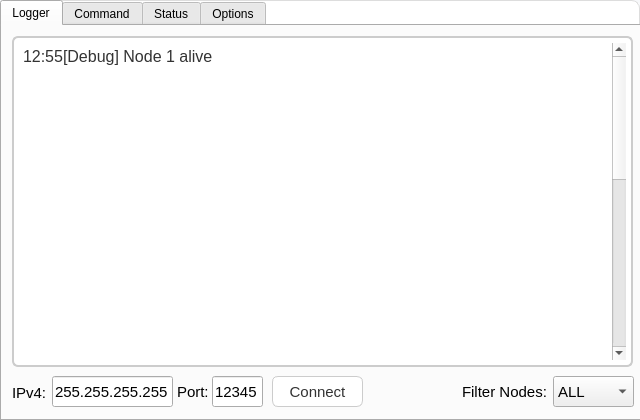
<?xml version="1.0" encoding="UTF-8"?>
<ui version="4.0">
 <class>MainWindow</class>
 <widget class="QMainWindow" name="MainWindow">
  <property name="geometry">
   <rect>
    <x>0</x>
    <y>0</y>
    <width>640</width>
    <height>420</height>
   </rect>
  </property>
  <property name="sizePolicy">
   <sizepolicy hsizetype="Fixed" vsizetype="Fixed">
    <horstretch>0</horstretch>
    <verstretch>0</verstretch>
   </sizepolicy>
  </property>
  <property name="minimumSize">
   <size>
    <width>640</width>
    <height>420</height>
   </size>
  </property>
  <property name="maximumSize">
   <size>
    <width>640</width>
    <height>420</height>
   </size>
  </property>
  <property name="windowTitle">
   <string>Diagnose tool</string>
  </property>
  <property name="styleSheet">
   <string notr="true">/* Light, professional MainWindow style */
QMainWindow {
    background-color: #f7f8fa;       /* very light gray background */
    border: 1px solid #e0e0e0;       /* subtle border around window */
    border-radius: 10px;              /* slightly rounded corners */
}

/* Optional: Central widget card effect */
QWidget#centralwidget {
    background-color: #ffffff;        /* white “card” inside the window */
    border: 1px solid #dddddd;        /* light border for central widget */
    border-radius: 8px;
    padding: 8px;                     /* inner spacing */
}

/* QPushButton style to match */
QPushButton {
    background-color: #ffffff;
    border: 1px solid #cccccc;
    border-radius: 6px;
    padding: 5px 12px;
    color: #333333;
    font-size: 11pt;
}

QPushButton:hover {
    background-color: #e6f0ff;        /* subtle hover effect */
    border-color: #99c2ff;
}

QPushButton:pressed {
    background-color: #cce0ff;        /* pressed effect */
}</string>
  </property>
  <property name="unifiedTitleAndToolBarOnMac">
   <bool>false</bool>
  </property>
  <widget class="QWidget" name="centralwidget">
   <property name="contextMenuPolicy">
    <enum>Qt::ContextMenuPolicy::NoContextMenu</enum>
   </property>
   <widget class="QTabWidget" name="tabWidget">
    <property name="geometry">
     <rect>
      <x>0</x>
      <y>0</y>
      <width>651</width>
      <height>421</height>
     </rect>
    </property>
    <property name="tabShape">
     <enum>QTabWidget::TabShape::Rounded</enum>
    </property>
    <property name="currentIndex">
     <number>0</number>
    </property>
    <widget class="QWidget" name="logger_tab">
     <attribute name="title">
      <string>Logger</string>
     </attribute>
     <widget class="QTextEdit" name="loggingTextBox">
      <property name="geometry">
       <rect>
        <x>10</x>
        <y>10</y>
        <width>621</width>
        <height>331</height>
       </rect>
      </property>
      <property name="styleSheet">
       <string notr="true">/* Light, professional log/output box style */
QTextEdit, QPlainTextEdit {
    /* Background &amp; text */
    background-color: #ffffff;       /* white background */
    color: #333333;                  /* dark gray text */
    font-family: Arial, Helvetica, sans-serif;
    font-size: 11pt;

    /* Border styling */
    border: 1.5px solid #cccccc;     /* light gray border */
    border-radius: 6px;

    /* Inner padding */
    padding: 5px;

    /* Text selection colors */
    selection-background-color: #cce4ff;
    selection-color: #000000;
}</string>
      </property>
      <property name="readOnly">
       <bool>true</bool>
      </property>
      <property name="html">
       <string>&lt;!DOCTYPE HTML PUBLIC &quot;-//W3C//DTD HTML 4.0//EN&quot; &quot;http://www.w3.org/TR/REC-html40/strict.dtd&quot;&gt;
&lt;html&gt;&lt;head&gt;&lt;meta name=&quot;qrichtext&quot; content=&quot;1&quot; /&gt;&lt;meta charset=&quot;utf-8&quot; /&gt;&lt;style type=&quot;text/css&quot;&gt;
p, li { white-space: pre-wrap; }
hr { height: 1px; border-width: 0; }
li.unchecked::marker { content: &quot;\2610&quot;; }
li.checked::marker { content: &quot;\2612&quot;; }
&lt;/style&gt;&lt;/head&gt;&lt;body style=&quot; font-family:'Arial','Helvetica','sans-serif'; font-size:11pt; font-weight:400; font-style:normal;&quot;&gt;
&lt;p style=&quot; margin-top:0px; margin-bottom:0px; margin-left:0px; margin-right:0px; -qt-block-indent:0; text-indent:0px;&quot;&gt;&lt;span style=&quot; font-family:'Consolas','monospace'; font-size:12pt;&quot;&gt;12:55[Debug] Node 1 alive&lt;/span&gt;&lt;/p&gt;
&lt;p style=&quot;-qt-paragraph-type:empty; margin-top:0px; margin-bottom:0px; margin-left:0px; margin-right:0px; -qt-block-indent:0; text-indent:0px; font-family:'Consolas','monospace'; font-size:12pt;&quot;&gt;&lt;br /&gt;&lt;/p&gt;
&lt;p style=&quot;-qt-paragraph-type:empty; margin-top:0px; margin-bottom:0px; margin-left:0px; margin-right:0px; -qt-block-indent:0; text-indent:0px; font-family:'Consolas','monospace'; font-size:12pt;&quot;&gt;&lt;br /&gt;&lt;/p&gt;
&lt;p style=&quot;-qt-paragraph-type:empty; margin-top:0px; margin-bottom:0px; margin-left:0px; margin-right:0px; -qt-block-indent:0; text-indent:0px; font-family:'Consolas','monospace'; font-size:12pt;&quot;&gt;&lt;br /&gt;&lt;/p&gt;
&lt;p style=&quot;-qt-paragraph-type:empty; margin-top:0px; margin-bottom:0px; margin-left:0px; margin-right:0px; -qt-block-indent:0; text-indent:0px; font-family:'Consolas','monospace'; font-size:12pt;&quot;&gt;&lt;br /&gt;&lt;/p&gt;
&lt;p style=&quot;-qt-paragraph-type:empty; margin-top:0px; margin-bottom:0px; margin-left:0px; margin-right:0px; -qt-block-indent:0; text-indent:0px; font-family:'Consolas','monospace'; font-size:12pt;&quot;&gt;&lt;br /&gt;&lt;/p&gt;
&lt;p style=&quot;-qt-paragraph-type:empty; margin-top:0px; margin-bottom:0px; margin-left:0px; margin-right:0px; -qt-block-indent:0; text-indent:0px; font-family:'Consolas','monospace'; font-size:12pt;&quot;&gt;&lt;br /&gt;&lt;/p&gt;
&lt;p style=&quot;-qt-paragraph-type:empty; margin-top:0px; margin-bottom:0px; margin-left:0px; margin-right:0px; -qt-block-indent:0; text-indent:0px; font-family:'Consolas','monospace'; font-size:12pt;&quot;&gt;&lt;br /&gt;&lt;/p&gt;
&lt;p style=&quot;-qt-paragraph-type:empty; margin-top:0px; margin-bottom:0px; margin-left:0px; margin-right:0px; -qt-block-indent:0; text-indent:0px; font-family:'Consolas','monospace'; font-size:12pt;&quot;&gt;&lt;br /&gt;&lt;/p&gt;
&lt;p style=&quot;-qt-paragraph-type:empty; margin-top:0px; margin-bottom:0px; margin-left:0px; margin-right:0px; -qt-block-indent:0; text-indent:0px; font-family:'Consolas','monospace'; font-size:12pt;&quot;&gt;&lt;br /&gt;&lt;/p&gt;
&lt;p style=&quot;-qt-paragraph-type:empty; margin-top:0px; margin-bottom:0px; margin-left:0px; margin-right:0px; -qt-block-indent:0; text-indent:0px; font-family:'Consolas','monospace'; font-size:12pt;&quot;&gt;&lt;br /&gt;&lt;/p&gt;
&lt;p style=&quot;-qt-paragraph-type:empty; margin-top:0px; margin-bottom:0px; margin-left:0px; margin-right:0px; -qt-block-indent:0; text-indent:0px; font-family:'Consolas','monospace'; font-size:12pt;&quot;&gt;&lt;br /&gt;&lt;/p&gt;
&lt;p style=&quot;-qt-paragraph-type:empty; margin-top:0px; margin-bottom:0px; margin-left:0px; margin-right:0px; -qt-block-indent:0; text-indent:0px; font-family:'Consolas','monospace'; font-size:12pt;&quot;&gt;&lt;br /&gt;&lt;/p&gt;
&lt;p style=&quot;-qt-paragraph-type:empty; margin-top:0px; margin-bottom:0px; margin-left:0px; margin-right:0px; -qt-block-indent:0; text-indent:0px; font-family:'Consolas','monospace'; font-size:12pt;&quot;&gt;&lt;br /&gt;&lt;/p&gt;
&lt;p style=&quot;-qt-paragraph-type:empty; margin-top:0px; margin-bottom:0px; margin-left:0px; margin-right:0px; -qt-block-indent:0; text-indent:0px; font-family:'Consolas','monospace'; font-size:12pt;&quot;&gt;&lt;br /&gt;&lt;/p&gt;
&lt;p style=&quot;-qt-paragraph-type:empty; margin-top:0px; margin-bottom:0px; margin-left:0px; margin-right:0px; -qt-block-indent:0; text-indent:0px; font-family:'Consolas','monospace'; font-size:12pt;&quot;&gt;&lt;br /&gt;&lt;/p&gt;
&lt;p style=&quot;-qt-paragraph-type:empty; margin-top:0px; margin-bottom:0px; margin-left:0px; margin-right:0px; -qt-block-indent:0; text-indent:0px; font-family:'Consolas','monospace'; font-size:12pt;&quot;&gt;&lt;br /&gt;&lt;/p&gt;
&lt;p style=&quot;-qt-paragraph-type:empty; margin-top:0px; margin-bottom:0px; margin-left:0px; margin-right:0px; -qt-block-indent:0; text-indent:0px; font-family:'Consolas','monospace'; font-size:12pt;&quot;&gt;&lt;br /&gt;&lt;/p&gt;
&lt;p style=&quot;-qt-paragraph-type:empty; margin-top:0px; margin-bottom:0px; margin-left:0px; margin-right:0px; -qt-block-indent:0; text-indent:0px; font-family:'Consolas','monospace'; font-size:12pt;&quot;&gt;&lt;br /&gt;&lt;/p&gt;
&lt;p style=&quot;-qt-paragraph-type:empty; margin-top:0px; margin-bottom:0px; margin-left:0px; margin-right:0px; -qt-block-indent:0; text-indent:0px; font-family:'Consolas','monospace'; font-size:12pt;&quot;&gt;&lt;br /&gt;&lt;/p&gt;
&lt;p style=&quot;-qt-paragraph-type:empty; margin-top:0px; margin-bottom:0px; margin-left:0px; margin-right:0px; -qt-block-indent:0; text-indent:0px; font-family:'Consolas','monospace'; font-size:12pt;&quot;&gt;&lt;br /&gt;&lt;/p&gt;
&lt;p style=&quot;-qt-paragraph-type:empty; margin-top:0px; margin-bottom:0px; margin-left:0px; margin-right:0px; -qt-block-indent:0; text-indent:0px; font-family:'Consolas','monospace'; font-size:12pt;&quot;&gt;&lt;br /&gt;&lt;/p&gt;
&lt;p style=&quot;-qt-paragraph-type:empty; margin-top:0px; margin-bottom:0px; margin-left:0px; margin-right:0px; -qt-block-indent:0; text-indent:0px; font-family:'Consolas','monospace'; font-size:12pt;&quot;&gt;&lt;br /&gt;&lt;/p&gt;
&lt;p style=&quot;-qt-paragraph-type:empty; margin-top:0px; margin-bottom:0px; margin-left:0px; margin-right:0px; -qt-block-indent:0; text-indent:0px; font-family:'Consolas','monospace'; font-size:12pt;&quot;&gt;&lt;br /&gt;&lt;/p&gt;
&lt;p style=&quot;-qt-paragraph-type:empty; margin-top:0px; margin-bottom:0px; margin-left:0px; margin-right:0px; -qt-block-indent:0; text-indent:0px; font-family:'Consolas','monospace'; font-size:12pt;&quot;&gt;&lt;br /&gt;&lt;/p&gt;
&lt;p style=&quot;-qt-paragraph-type:empty; margin-top:0px; margin-bottom:0px; margin-left:0px; margin-right:0px; -qt-block-indent:0; text-indent:0px; font-family:'Consolas','monospace'; font-size:12pt;&quot;&gt;&lt;br /&gt;&lt;/p&gt;
&lt;p style=&quot;-qt-paragraph-type:empty; margin-top:0px; margin-bottom:0px; margin-left:0px; margin-right:0px; -qt-block-indent:0; text-indent:0px; font-family:'Consolas','monospace'; font-size:12pt;&quot;&gt;&lt;br /&gt;&lt;/p&gt;
&lt;p style=&quot;-qt-paragraph-type:empty; margin-top:0px; margin-bottom:0px; margin-left:0px; margin-right:0px; -qt-block-indent:0; text-indent:0px; font-family:'Consolas','monospace'; font-size:12pt;&quot;&gt;&lt;br /&gt;&lt;/p&gt;
&lt;p style=&quot;-qt-paragraph-type:empty; margin-top:0px; margin-bottom:0px; margin-left:0px; margin-right:0px; -qt-block-indent:0; text-indent:0px; font-family:'Consolas','monospace'; font-size:12pt;&quot;&gt;&lt;br /&gt;&lt;/p&gt;
&lt;p style=&quot;-qt-paragraph-type:empty; margin-top:0px; margin-bottom:0px; margin-left:0px; margin-right:0px; -qt-block-indent:0; text-indent:0px; font-family:'Consolas','monospace'; font-size:12pt;&quot;&gt;&lt;br /&gt;&lt;/p&gt;
&lt;p style=&quot;-qt-paragraph-type:empty; margin-top:0px; margin-bottom:0px; margin-left:0px; margin-right:0px; -qt-block-indent:0; text-indent:0px; font-family:'Consolas','monospace'; font-size:12pt;&quot;&gt;&lt;br /&gt;&lt;/p&gt;
&lt;p style=&quot;-qt-paragraph-type:empty; margin-top:0px; margin-bottom:0px; margin-left:0px; margin-right:0px; -qt-block-indent:0; text-indent:0px; font-family:'Consolas','monospace'; font-size:12pt;&quot;&gt;&lt;br /&gt;&lt;/p&gt;
&lt;p style=&quot;-qt-paragraph-type:empty; margin-top:0px; margin-bottom:0px; margin-left:0px; margin-right:0px; -qt-block-indent:0; text-indent:0px; font-family:'Consolas','monospace'; font-size:12pt;&quot;&gt;&lt;br /&gt;&lt;/p&gt;
&lt;p style=&quot;-qt-paragraph-type:empty; margin-top:0px; margin-bottom:0px; margin-left:0px; margin-right:0px; -qt-block-indent:0; text-indent:0px; font-family:'Consolas','monospace'; font-size:12pt;&quot;&gt;&lt;br /&gt;&lt;/p&gt;
&lt;p style=&quot;-qt-paragraph-type:empty; margin-top:0px; margin-bottom:0px; margin-left:0px; margin-right:0px; -qt-block-indent:0; text-indent:0px; font-family:'Consolas','monospace'; font-size:12pt;&quot;&gt;&lt;br /&gt;&lt;/p&gt;
&lt;p style=&quot;-qt-paragraph-type:empty; margin-top:0px; margin-bottom:0px; margin-left:0px; margin-right:0px; -qt-block-indent:0; text-indent:0px; font-family:'Consolas','monospace'; font-size:12pt;&quot;&gt;&lt;br /&gt;&lt;/p&gt;
&lt;p style=&quot;-qt-paragraph-type:empty; margin-top:0px; margin-bottom:0px; margin-left:0px; margin-right:0px; -qt-block-indent:0; text-indent:0px; font-family:'Consolas','monospace'; font-size:12pt;&quot;&gt;&lt;br /&gt;&lt;/p&gt;
&lt;p style=&quot;-qt-paragraph-type:empty; margin-top:0px; margin-bottom:0px; margin-left:0px; margin-right:0px; -qt-block-indent:0; text-indent:0px; font-family:'Consolas','monospace'; font-size:12pt;&quot;&gt;&lt;br /&gt;&lt;/p&gt;
&lt;p style=&quot;-qt-paragraph-type:empty; margin-top:0px; margin-bottom:0px; margin-left:0px; margin-right:0px; -qt-block-indent:0; text-indent:0px; font-family:'Consolas','monospace'; font-size:12pt;&quot;&gt;&lt;br /&gt;&lt;/p&gt;&lt;/body&gt;&lt;/html&gt;</string>
      </property>
     </widget>
     <widget class="QLabel" name="label_3">
      <property name="geometry">
       <rect>
        <x>175</x>
        <y>350</y>
        <width>41</width>
        <height>31</height>
       </rect>
      </property>
      <property name="font">
       <font>
        <pointsize>11</pointsize>
       </font>
      </property>
      <property name="text">
       <string>Port:</string>
      </property>
     </widget>
     <widget class="QPushButton" name="connectSocketButton">
      <property name="enabled">
       <bool>true</bool>
      </property>
      <property name="geometry">
       <rect>
        <x>270</x>
        <y>350</y>
        <width>91</width>
        <height>31</height>
       </rect>
      </property>
      <property name="font">
       <font>
        <pointsize>11</pointsize>
        <italic>false</italic>
        <bold>false</bold>
        <kerning>true</kerning>
       </font>
      </property>
      <property name="text">
       <string>Connect</string>
      </property>
     </widget>
     <widget class="QLineEdit" name="portLineEdit">
      <property name="geometry">
       <rect>
        <x>210</x>
        <y>350</y>
        <width>51</width>
        <height>31</height>
       </rect>
      </property>
      <property name="font">
       <font>
        <pointsize>11</pointsize>
       </font>
      </property>
      <property name="text">
       <string>12345</string>
      </property>
     </widget>
     <widget class="QLineEdit" name="ipLineEdit">
      <property name="geometry">
       <rect>
        <x>50</x>
        <y>350</y>
        <width>121</width>
        <height>31</height>
       </rect>
      </property>
      <property name="font">
       <font>
        <pointsize>11</pointsize>
       </font>
      </property>
      <property name="text">
       <string>255.255.255.255</string>
      </property>
     </widget>
     <widget class="QLabel" name="label_4">
      <property name="geometry">
       <rect>
        <x>10</x>
        <y>351</y>
        <width>41</width>
        <height>31</height>
       </rect>
      </property>
      <property name="font">
       <font>
        <pointsize>11</pointsize>
       </font>
      </property>
      <property name="text">
       <string>IPv4:</string>
      </property>
     </widget>
     <widget class="QLabel" name="label_2">
      <property name="geometry">
       <rect>
        <x>460</x>
        <y>350</y>
        <width>91</width>
        <height>31</height>
       </rect>
      </property>
      <property name="font">
       <font>
        <pointsize>11</pointsize>
       </font>
      </property>
      <property name="text">
       <string>Filter Nodes:</string>
      </property>
     </widget>
     <widget class="QComboBox" name="comboBox">
      <property name="geometry">
       <rect>
        <x>551</x>
        <y>350</y>
        <width>81</width>
        <height>31</height>
       </rect>
      </property>
      <property name="font">
       <font>
        <pointsize>11</pointsize>
       </font>
      </property>
      <item>
       <property name="text">
        <string>ALL</string>
       </property>
      </item>
     </widget>
    </widget>
    <widget class="QWidget" name="command_tab">
     <attribute name="title">
      <string>Command</string>
     </attribute>
     <widget class="QPushButton" name="send_cmd_button">
      <property name="geometry">
       <rect>
        <x>450</x>
        <y>30</y>
        <width>141</width>
        <height>31</height>
       </rect>
      </property>
      <property name="font">
       <font>
        <pointsize>11</pointsize>
       </font>
      </property>
      <property name="text">
       <string>Send Command</string>
      </property>
     </widget>
     <widget class="QComboBox" name="cmd_comboBox">
      <property name="geometry">
       <rect>
        <x>101</x>
        <y>30</y>
        <width>201</width>
        <height>31</height>
       </rect>
      </property>
      <property name="font">
       <font>
        <pointsize>12</pointsize>
       </font>
      </property>
      <item>
       <property name="text">
        <string>Print Recv Msg</string>
       </property>
      </item>
      <item>
       <property name="text">
        <string>Induce Voting fault</string>
       </property>
      </item>
      <item>
       <property name="text">
        <string>Induce CRC fault</string>
       </property>
      </item>
      <item>
       <property name="text">
        <string>Disable receiv sys msg</string>
       </property>
      </item>
      <item>
       <property name="text">
        <string>Disable send sys msg</string>
       </property>
      </item>
     </widget>
     <widget class="QLabel" name="label">
      <property name="geometry">
       <rect>
        <x>10</x>
        <y>30</y>
        <width>91</width>
        <height>31</height>
       </rect>
      </property>
      <property name="font">
       <font>
        <pointsize>12</pointsize>
       </font>
      </property>
      <property name="text">
       <string>Command:</string>
      </property>
     </widget>
     <widget class="QLabel" name="label_8">
      <property name="geometry">
       <rect>
        <x>310</x>
        <y>30</y>
        <width>91</width>
        <height>31</height>
       </rect>
      </property>
      <property name="font">
       <font>
        <pointsize>12</pointsize>
       </font>
      </property>
      <property name="text">
       <string>Send to ID:</string>
      </property>
     </widget>
     <widget class="QLineEdit" name="cmd_lineEdit">
      <property name="geometry">
       <rect>
        <x>402</x>
        <y>34</y>
        <width>41</width>
        <height>21</height>
       </rect>
      </property>
      <property name="font">
       <font>
        <pointsize>12</pointsize>
       </font>
      </property>
      <property name="text">
       <string>255</string>
      </property>
     </widget>
    </widget>
    <widget class="QWidget" name="status_tab">
     <attribute name="title">
      <string>Status</string>
     </attribute>
     <widget class="QWidget" name="gridLayoutWidget">
      <property name="geometry">
       <rect>
        <x>19</x>
        <y>19</y>
        <width>441</width>
        <height>351</height>
       </rect>
      </property>
      <layout class="QGridLayout" name="status_grid"/>
     </widget>
    </widget>
    <widget class="QWidget" name="options_tab">
     <attribute name="title">
      <string>Options</string>
     </attribute>
     <widget class="QCheckBox" name="checkBox">
      <property name="geometry">
       <rect>
        <x>30</x>
        <y>11</y>
        <width>161</width>
        <height>21</height>
       </rect>
      </property>
      <property name="font">
       <font>
        <pointsize>11</pointsize>
       </font>
      </property>
      <property name="text">
       <string>Connect on startup</string>
      </property>
     </widget>
    </widget>
   </widget>
  </widget>
 </widget>
 <tabstops>
  <tabstop>ipLineEdit</tabstop>
  <tabstop>portLineEdit</tabstop>
  <tabstop>connectSocketButton</tabstop>
  <tabstop>comboBox</tabstop>
  <tabstop>cmd_lineEdit</tabstop>
  <tabstop>loggingTextBox</tabstop>
  <tabstop>tabWidget</tabstop>
  <tabstop>checkBox</tabstop>
  <tabstop>send_cmd_button</tabstop>
  <tabstop>cmd_comboBox</tabstop>
 </tabstops>
 <resources/>
 <connections/>
</ui>
